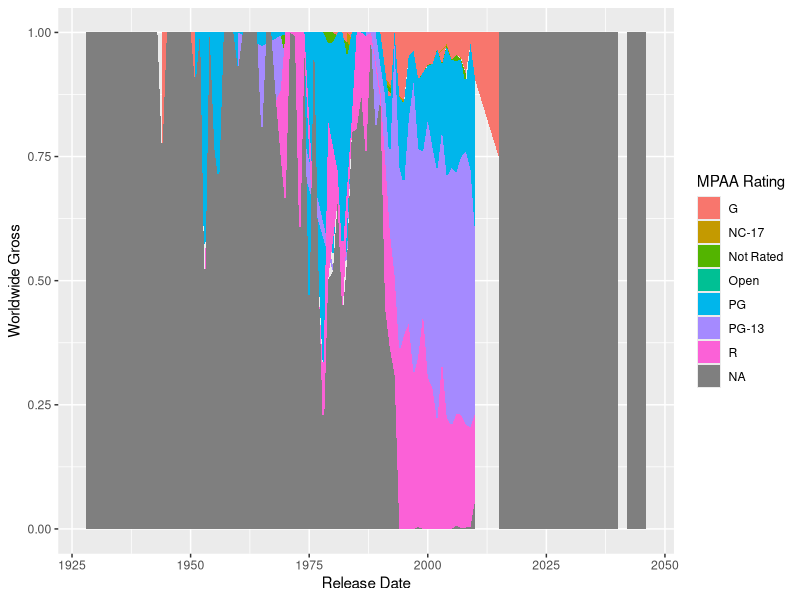

Reproduce this figure in R.
library(tidyverse)
library(lubridate)

df <- read_csv("data/movies.csv") |>
  mutate(`Release Date` = year(`Release Date`))
ggplot(df) +
  geom_area(aes(
    x = `Release Date`,
    y = `Worldwide Gross`,
    fill = `MPAA Rating`
  ), stat = "summary", fun = "sum", position = "fill")
